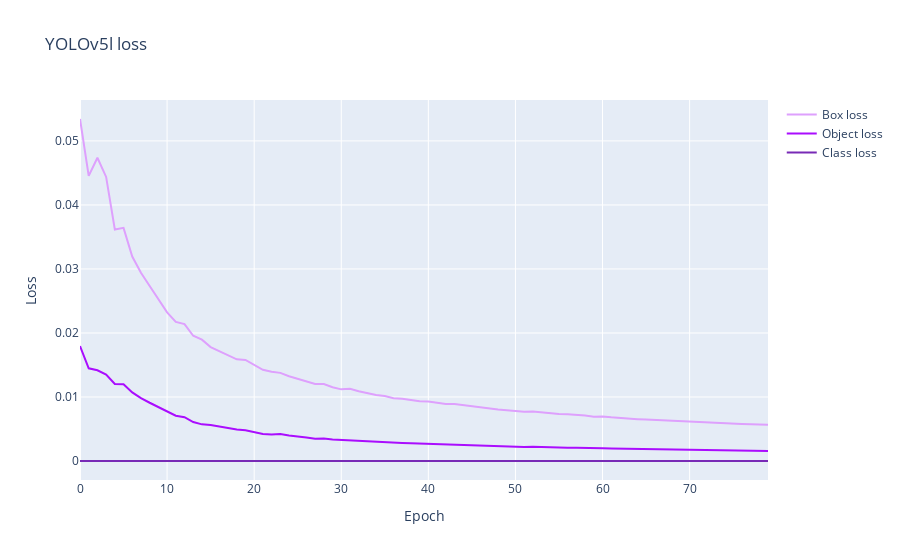

Notebook code for this chart:
### Code cell
# Plot the box loss, object loss and classification loss of the validation set
fig = go.Figure()
fig.add_trace(go.Scatter(   x=print(data['epoch']),
                            y=data['val/box_loss'],
                            mode='lines',
                            name='Box loss',
                            line=dict(color='#DEA0FD', width=2)
                        ))

fig.add_trace(go.Scatter(   x=print(data['epoch']),
                            y=data['val/obj_loss'],
                            mode='lines',
                            name='Object loss',
                            line=dict(color='#AA0DFE', width=2)
                        ))

fig.add_trace(go.Scatter(   x=print(data['epoch']),
                            y=data['val/cls_loss'],
                            mode='lines',
                            name='Class loss',
                            line=dict(color='#782AB6', width=2)
                        ))

fig.update_layout(
    title_text='YOLOv5l loss',
    yaxis_title_text='Loss',
    xaxis_title_text='Epoch'
)
fig.show()

### Figure 1 — Plotly figure (JSON) as saved in the notebook; plotly's stock layout.template omitted (floating-point values rounded to 4 significant figures)
{"data": [{"line": {"color": "#DEA0FD", "width": 2}, "mode": "lines", "name": "Box loss", "type": "scatter", "y": [0.05343, 0.04454, 0.04738, 0.04437, 0.03617, 0.03642, 0.03194, 0.02942, 0.02733, 0.02526, 0.02322, 0.02172, 0.02139, 0.01957, 0.01895, 0.0178, 0.01713, 0.01653, 0.01588, 0.01579, 0.01497, 0.01426, 0.01394, 0.01377, 0.01324, 0.01286, 0.01241, 0.01202, 0.01202, 0.01153, 0.01119, 0.01127, 0.0109, 0.01058, 0.01033, 0.01015, 0.009803, 0.009713, 0.009546, 0.009333, 0.0093, 0.009038, 0.008888, 0.008919, 0.008728, 0.008596, 0.008436, 0.008246, 0.008049, 0.007942, 0.007833, 0.007676, 0.007716, 0.007562, 0.007463, 0.00735, 0.007289, 0.007228, 0.007091, 0.006926, 0.006962, 0.00682, 0.006697, 0.006559, 0.006539, 0.006464, 0.006395, 0.006298, 0.006219, 0.006159, 0.006124, 0.006051, 0.006, 0.005912, 0.005874, 0.005814, 0.005772, 0.005733, 0.005736, 0.005664]}, {"line": {"color": "#AA0DFE", "width": 2}, "mode": "lines", "name": "Object loss", "type": "scatter", "y": [0.01795, 0.01448, 0.01418, 0.01351, 0.01202, 0.01198, 0.01071, 0.009814, 0.009098, 0.008386, 0.007687, 0.007069, 0.006845, 0.006082, 0.005725, 0.005631, 0.005406, 0.005128, 0.004925, 0.0048, 0.004535, 0.00421, 0.004143, 0.004211, 0.003994, 0.00377, 0.003657, 0.003466, 0.003516, 0.003376, 0.003296, 0.00331, 0.003193, 0.003079, 0.00303, 0.002969, 0.002842, 0.00283, 0.002787, 0.002739, 0.002663, 0.00258, 0.002579, 0.00254, 0.002513, 0.002482, 0.002415, 0.002402, 0.002262, 0.002252, 0.00223, 0.002199, 0.002217, 0.002163, 0.002123, 0.002096, 0.00208, 0.002078, 0.002008, 0.001964, 0.001979, 0.00194, 0.00192, 0.001863, 0.001868, 0.001839, 0.001827, 0.001766, 0.001762, 0.001748, 0.001723, 0.001702, 0.001687, 0.001663, 0.001639, 0.001617, 0.001602, 0.001587, 0.001581, 0.001561]}, {"line": {"color": "#782AB6", "width": 2}, "mode": "lines", "name": "Class loss", "type": "scatter", "y": [0, 0, 0, 0, 0, 0, 0, 0, 0, 0, 0, 0, 0, 0, 0, 0, 0, 0, 0, 0, 0, 0, 0, 0, 0, 0, 0, 0, 0, 0, 0, 0, 0, 0, 0, 0, 0, 0, 0, 0, 0, 0, 0, 0, 0, 0, 0, 0, 0, 0, 0, 0, 0, 0, 0, 0, 0, 0, 0, 0, 0, 0, 0, 0, 0, 0, 0, 0, 0, 0, 0, 0, 0, 0, 0, 0, 0, 0, 0, 0]}], "layout": {"title": {"text": "YOLOv5l loss"}, "xaxis": {"title": {"text": "Epoch"}}, "yaxis": {"title": {"text": "Loss"}}}}
